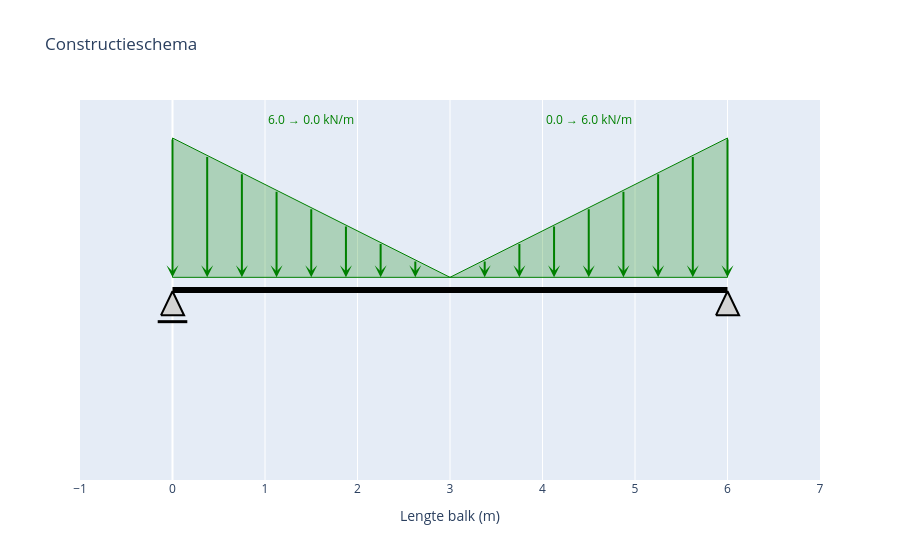

Notebook cell for this chart:
### Code cell
# --- toon de figuren ---
fig_schema = maak_constructieschema_plotly()
fig_schema.show()

### Figure 1 — Plotly figure (JSON) as saved in the notebook; plotly's stock layout.template omitted (floating-point values rounded to 4 significant figures)
{"data": [{"hoverinfo": "skip", "line": {"color": "black", "width": 6}, "mode": "lines", "type": "scatter", "x": [0, 6], "y": [0, 0]}, {"fill": "toself", "fillcolor": "lightgray", "hoverinfo": "skip", "line": {"color": "black", "width": 2}, "mode": "lines", "opacity": 1, "type": "scatter", "x": [-0.125, 0.125, 0, -0.125], "y": [-0.2, -0.2, -0.01, -0.2]}, {"hoverinfo": "skip", "line": {"color": "black", "width": 3}, "mode": "lines", "type": "scatter", "x": [-0.16, 0.16], "y": [-0.25, -0.25]}, {"fill": "toself", "fillcolor": "lightgray", "hoverinfo": "skip", "line": {"color": "black", "width": 2}, "mode": "lines", "opacity": 1, "type": "scatter", "x": [5.875, 6.125, 6, 5.875], "y": [-0.2, -0.2, -0.01, -0.2]}], "layout": {"annotations": [{"arrowcolor": "green", "arrowhead": 3, "arrowsize": 1, "arrowwidth": 2, "ax": 0, "axref": "x", "ay": 1.2, "ayref": "y", "showarrow": true, "text": "", "x": 0, "xref": "x", "y": 0.1, "yref": "y"}, {"arrowcolor": "green", "arrowhead": 3, "arrowsize": 1, "arrowwidth": 2, "ax": 0.375, "axref": "x", "ay": 1.062, "ayref": "y", "showarrow": true, "text": "", "x": 0.375, "xref": "x", "y": 0.1, "yref": "y"}, {"arrowcolor": "green", "arrowhead": 3, "arrowsize": 1, "arrowwidth": 2, "ax": 0.75, "axref": "x", "ay": 0.925, "ayref": "y", "showarrow": true, "text": "", "x": 0.75, "xref": "x", "y": 0.1, "yref": "y"}, {"arrowcolor": "green", "arrowhead": 3, "arrowsize": 1, "arrowwidth": 2, "ax": 1.125, "axref": "x", "ay": 0.7875, "ayref": "y", "showarrow": true, "text": "", "x": 1.125, "xref": "x", "y": 0.1, "yref": "y"}, {"arrowcolor": "green", "arrowhead": 3, "arrowsize": 1, "arrowwidth": 2, "ax": 1.5, "axref": "x", "ay": 0.65, "ayref": "y", "showarrow": true, "text": "", "x": 1.5, "xref": "x", "y": 0.1, "yref": "y"}, {"arrowcolor": "green", "arrowhead": 3, "arrowsize": 1, "arrowwidth": 2, "ax": 1.875, "axref": "x", "ay": 0.5125, "ayref": "y", "showarrow": true, "text": "", "x": 1.875, "xref": "x", "y": 0.1, "yref": "y"}, {"arrowcolor": "green", "arrowhead": 3, "arrowsize": 1, "arrowwidth": 2, "ax": 2.25, "axref": "x", "ay": 0.375, "ayref": "y", "showarrow": true, "text": "", "x": 2.25, "xref": "x", "y": 0.1, "yref": "y"}, {"arrowcolor": "green", "arrowhead": 3, "arrowsize": 1, "arrowwidth": 2, "ax": 2.625, "axref": "x", "ay": 0.2375, "ayref": "y", "showarrow": true, "text": "", "x": 2.625, "xref": "x", "y": 0.1, "yref": "y"}, {"font": {"color": "green"}, "showarrow": false, "text": "6.0 → 0.0 kN/m", "x": 1.5, "y": 1.35}, {"arrowcolor": "green", "arrowhead": 3, "arrowsize": 1, "arrowwidth": 2, "ax": 3.375, "axref": "x", "ay": 0.2375, "ayref": "y", "showarrow": true, "text": "", "x": 3.375, "xref": "x", "y": 0.1, "yref": "y"}, {"arrowcolor": "green", "arrowhead": 3, "arrowsize": 1, "arrowwidth": 2, "ax": 3.75, "axref": "x", "ay": 0.375, "ayref": "y", "showarrow": true, "text": "", "x": 3.75, "xref": "x", "y": 0.1, "yref": "y"}, {"arrowcolor": "green", "arrowhead": 3, "arrowsize": 1, "arrowwidth": 2, "ax": 4.125, "axref": "x", "ay": 0.5125, "ayref": "y", "showarrow": true, "text": "", "x": 4.125, "xref": "x", "y": 0.1, "yref": "y"}, {"arrowcolor": "green", "arrowhead": 3, "arrowsize": 1, "arrowwidth": 2, "ax": 4.5, "axref": "x", "ay": 0.65, "ayref": "y", "showarrow": true, "text": "", "x": 4.5, "xref": "x", "y": 0.1, "yref": "y"}, {"arrowcolor": "green", "arrowhead": 3, "arrowsize": 1, "arrowwidth": 2, "ax": 4.875, "axref": "x", "ay": 0.7875, "ayref": "y", "showarrow": true, "text": "", "x": 4.875, "xref": "x", "y": 0.1, "yref": "y"}, {"arrowcolor": "green", "arrowhead": 3, "arrowsize": 1, "arrowwidth": 2, "ax": 5.25, "axref": "x", "ay": 0.925, "ayref": "y", "showarrow": true, "text": "", "x": 5.25, "xref": "x", "y": 0.1, "yref": "y"}, {"arrowcolor": "green", "arrowhead": 3, "arrowsize": 1, "arrowwidth": 2, "ax": 5.625, "axref": "x", "ay": 1.062, "ayref": "y", "showarrow": true, "text": "", "x": 5.625, "xref": "x", "y": 0.1, "yref": "y"}, {"arrowcolor": "green", "arrowhead": 3, "arrowsize": 1, "arrowwidth": 2, "ax": 6, "axref": "x", "ay": 1.2, "ayref": "y", "showarrow": true, "text": "", "x": 6, "xref": "x", "y": 0.1, "yref": "y"}, {"font": {"color": "green"}, "showarrow": false, "text": "0.0 → 6.0 kN/m", "x": 4.5, "y": 1.35}], "autosize": true, "shapes": [{"fillcolor": "rgba(0,128,0,0.25)", "line": {"color": "green", "width": 1}, "path": "M 0.0,0.1 L 0.0,1.2000000000000002 L 3.0,0.1 L 3.0,0.1 Z", "type": "path"}, {"fillcolor": "rgba(0,128,0,0.25)", "line": {"color": "green", "width": 1}, "path": "M 3.0,0.1 L 3.0,0.1 L 6.0,1.2000000000000002 L 6.0,0.1 Z", "type": "path"}], "showlegend": false, "title": {"text": "Constructieschema"}, "xaxis": {"autorange": false, "dtick": 1, "range": [-1, 7], "title": {"text": "Lengte balk (m)"}, "type": "linear"}, "yaxis": {"autorange": false, "range": [-1.5, 1.5], "showgrid": false, "showticklabels": false, "title": {}, "type": "linear", "zeroline": false}}}
